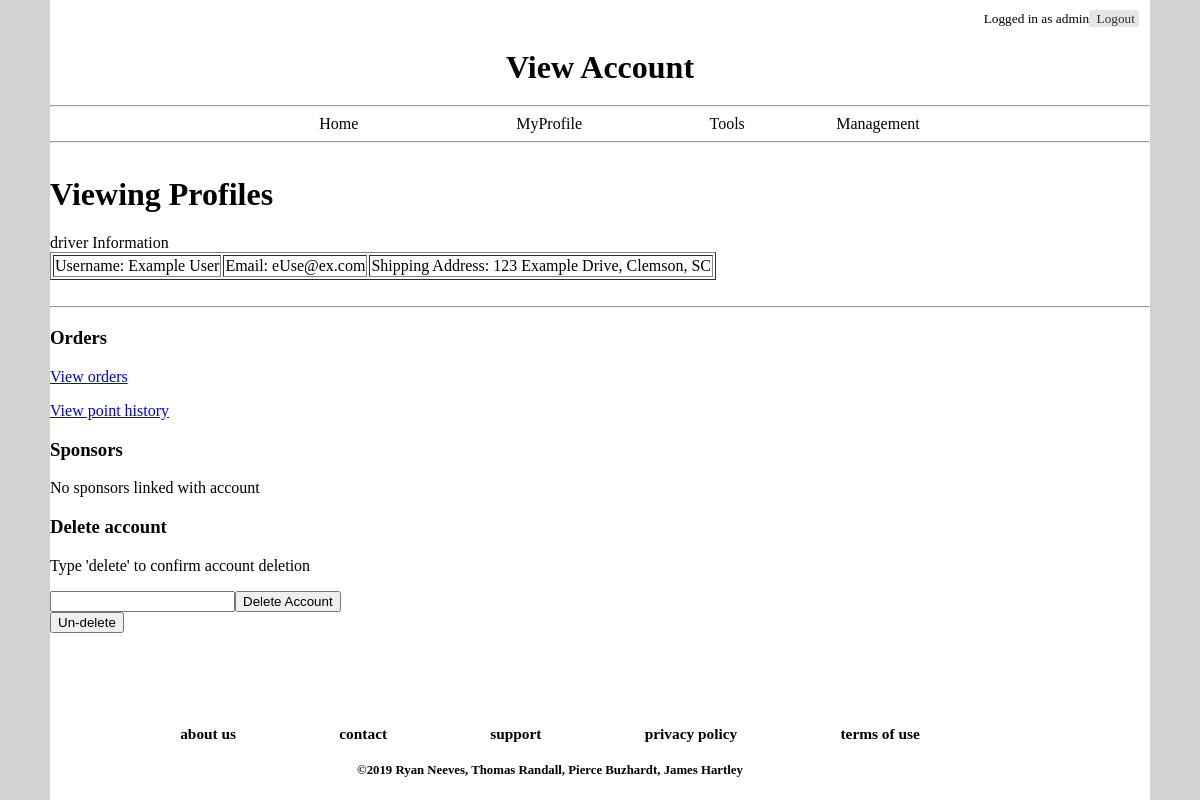
The page /pages/viewaccount.php?viewid=6 (signed in) on the database its author committed.
### tables this page shows
CREATE TABLE IF NOT EXISTS `account` (
  `account_id` int(11) NOT NULL AUTO_INCREMENT,
  `username` varchar(30) NOT NULL,
  `email_address` varchar(100) NOT NULL,
  `shipping_address` varchar(150) NOT NULL,
  `hashed_password` varchar(255) NOT NULL,
  `role` enum('driver','sponsor','admin') NOT NULL,
  `path_to_pfp` varchar(256) DEFAULT NULL,
  `live_account` INT (1) NULL DEFAULT '1',
  PRIMARY KEY (`account_id`),
  UNIQUE KEY `username` (`username`),
  UNIQUE KEY `email_address` (`email_address`)
);

### php/config.php (called while the page is built, shortened)
<?php
  $dbhost = "driverdb.cgbvpo0s4pjx.us-east-1.rds.amazonaws.com";
  $dbuser = "DrvrRwrds_1rtc";
  $dbpass = "TenRats10";
  $database = "DriverRewards4910";
?>

### php/mysqlClass.php (called while the page is built, shortened)
<?php
class mysql_db {
  public $db_connect_id;
  function __construct($dbhost, $dbuser, $dbpass, $database) {
    $this->server = $dbhost;
    $this->user = $dbuser;
    $this->password = $dbpass;
    $this->dbname = $database;
    $this->db_connect_id = new mysqli($this->server,$this->user,$this->password,$this->dbname);
    if($this->db_connect_id->connect_error) {
      die("Connection failed: " . $this->db_connect_id->connect_error);
    }
    else { return $this->db_connect_id; }
  }
  function query($query) {
    return mysqli_query($this->db_connect_id, $query);
  }
}
include_once ("config.php");
$db = new mysql_db($dbhost, $dbuser, $dbpass, $database);
?>

### pages/viewaccount.php (the view, shortened to what this page needs)
<!DOCTYPE html>
<html>
<?php $title = 'View Account';
include('../php/header.php'); ?>
<main>
    <?php
    if (isset($_GET['viewid']) || isset($_SESSION["viewingid"])) {
        if (isset($_GET['viewid'])) {
            $viewaccount = $_GET['viewid'];
        } else {
            $viewaccount = $_SESSION["viewingid"];
            unset($_SESSION["viewingid"]);
        }
        if (isset($role)) {
            $role_viewing = $role;
            if ($role_viewing == "admin") {
                echo "<h1>Viewing Profiles</h1><p>";
                $query = "SELECT `account_id`, `username`, `email_address`, `shipping_address`, `role`  FROM `account` WHERE $viewaccount = account_id";
                $result = $db->query($query);
                if (!$result || mysqli_num_rows($result) == 0) {
                    echo("<p class=\"errorText\">No Matching User Data</p>");
                } else {
                    $return_string = "<table border =\"1\">";
                    $result_row = mysqli_fetch_array($result);
                    $name = $result_row['username'];
                    $email = $result_row['email_address'];
                    $shipping_addr = $result_row['shipping_address'];
                    $role_user = $result_row['role'];
                    $return_string .= "$role_user Information<br><td>Username: $name</td><td>Email: $email</td><td>Shipping Address: $shipping_addr</td>";
                    $return_string .= "</tr></table><br/>";
                    echo "$return_string";
                    if ("driver" == $role_user) {
                        echo "<hr><h3>Orders</h3><a href='../pages/orders.php?viewid=" . $viewaccount . "'>View orders</a><p><a href = '../pages/phistory.php?viewid=" . $viewaccount . "'>View point history</a>";
                        echo "<h3>Sponsors</h3>";
                        $query = "SELECT `sponsor_org`.`org_name`, `sponsor_org`.`sponsor_org_id` FROM `sponsor_org` INNER JOIN `driver_in_org` ON `sponsor_org`.`sponsor_org_id` = `driver_in_org`.`sponsor_org_id` && `driver_in_org`.`driver_account_id` = $viewaccount && `sponsor_org`.`live_org` = 1";
                        $result = $db->query($query);
                        if (!$result || mysqli_num_rows($result) == 0) {
                            echo("<p>No sponsors linked with account</p>");
                        }
                    }
                    echo "<h3>Delete account</h3><p>Type 'delete' to confirm account deletion<p><form method = 'post' action = " . htmlspecialchars($_SERVER['PHP_SELF']) . "><div><input style='float:left;' type='text' name='Confirm' maxlength='10'><input name='submitdelete' type='submit' value='Delete Account'></div></form>";
                    echo "<form method = 'post' action = " . htmlspecialchars($_SERVER['PHP_SELF']) . "><div><input name='undelete' type='submit' value='Un-delete'></div></form>";
                }
            } else {
                echo "You lack permissions to view this page";
            }
        }
    } else {
        echo "You didn't select a user. Probably because you entered the page manually.";
    }
    ?>
</main>
<?php include('../php/footer.php'); ?>
</html>

### php/sqlconnect.php (shortened to what this page needs)
<?php
@include_once('./mysqlClass.php');
@include_once('../php/mysqlClass.php');
if (!isset($_SESSION["user_id"])) {
} else {
    $id = $_SESSION["user_id"];
    $sql = "SELECT username,role FROM account WHERE account_id = '$id'";
    $result = $db->query($sql);
    if ($row = $result->fetch_assoc()) {
        $role = $row["role"];
    }
}
function displayLogin($logged_in, $login_name)
{
    if ($logged_in == true) {
        echo "Logged in as " . $login_name . "<a class='button' href='../pages/logout.php'> Logout</a>";
    } else {
        echo "<a class='button' href=\"./login.php\">Login</a>";
        echo "	<a class = 'button' href=\"./register.php\">Register</a>";
    }
}
?>

### rows shown on the page
account: username "admin"
account: username "Example User", email_address "eUse@ex.com", shipping_address "123 Example Drive, Clemson, SC"

### other values the page prints
$title "View Account"
